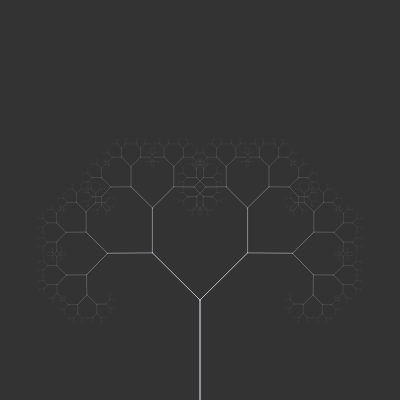
Frame 1 (no input)
Frame 60 (no input): identical to frame 1, image omitted
Frame 120 (the mouse pressed at the canvas centre since frame 60): identical to frame 1, image omitted

The p5.js sketch that drew this single still picture (run headless with seeded random() and noise() and a simulated clock; from frame 60 on, the mouse is pressed at the canvas centre):

// p5.js sketch
// ── sketch.js
var sliderAngle
var sliderStoke 
var ang = 0
var thicc = 1
function setup(){
    
    createCanvas(400,400)
    sliderAngle = createSlider(0, TWO_PI, PI/4,0.01 )
    sliderStroke = createSlider(1, 50,0.01 )
}

function draw(){
    background(51)

    var len = 100
    ang = sliderAngle.value()
    thicc = sliderStroke.value()

    
    translate(200, height)
    branch(100, ang, thicc)
}

function branch(len, a, t ) {
    
    
    strokeWeight(t)
    stroke(255- thicc * 15,255-thicc *10 ,255)
    line(0, 0, 0, -len)
    
    translate(0, -len)
    if(len > 4){
        
        push()
        rotate(a)
        branch(len * 0.67, a, t * 0.67)
        pop()

        push()
        rotate(-a)
        branch(len * 0.67, a,t * 0.67 )
        pop()
    }
    
    
    //line(0,0,0,-len * 0.67)
}
